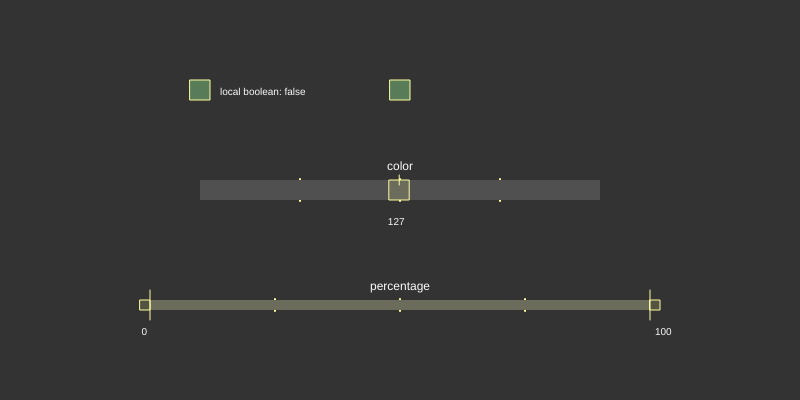
Frame 1 (no input)
Frame 60 (no input): identical to frame 1, image omitted
Frame 120 (the mouse pressed at the canvas centre since frame 60): identical to frame 1, image omitted

The p5.js sketch that drew this single still picture (run headless with seeded random() and noise() and a simulated clock; from frame 60 on, the mouse is pressed at the canvas centre):

// p5.js sketch
// ── sketch.js
/*
franklin hernandez-castro
www.skizata.com
TEC costa rica, hfg schw. gmuend
2019
 */

let mySlider;
let myDualSlider;
let myButton;
let myCTA;
let localBoolean;

function setup() {
    createCanvas(800, 400);
    myCTA = new CTA(190,80, 20, "CTA");
    myButton = new Button(390,80, 20, "selection button");
    mySlider = new Slider(200, 180, 400, 20, 0, 255, 127, "color");
    myDualSlider = new DualSlider(150, 300, 500, 10, 0,100,"percentage");
    localBoolean = false;
}

function draw() {
    background(51);

    mySlider.render();
    myButton.display();
    myCTA.display();

    myDualSlider.render(mouseX, mouseY);
    myDualSlider.overMe(mouseX, mouseY);

    text("local boolean: " + localBoolean, 220, 95);
}

function mousePressed() {
    mySlider.mouseClickMe();
}

function mouseReleased(){
    mySlider.mouseReleasedMe();
    myDualSlider.mouseReleasedMe(mouseX, mouseY);
    myButton.releasedOverMe();
    if (myCTA.releasedOverMe()) localBoolean = !localBoolean;
}

function mouseDragged() {
    mySlider.mouseDraggingMe();
    myDualSlider.mouseCheckMe(mouseX, mouseY);
}
// ── Button.js
/*
franklin hernandez-castro
www.skizata.com
TEC costa rica, hfg schw. gmuend
2019
 */

class Button {
    constructor ( _x,_y, _sZ, _tl ){
        this.myX = _x;
        this.myY = _y;
        this.mySize = _sZ;
        this.myTitle = _tl;
        this.myColor = color(155, 255, 155, 90);
        this.myOverMeColor = color(255, 255, 155, 80);
        this.myStrokeColor = color(255, 255, 155);
        this.mouseOverMe = false;
        this.selected = false;
        this.myTextSize = 12;
    }

    display () {

        fill(255,0,0);
        //ellipse (this.myX, this.myY, 5,5);

        this.mouseOverMe = mouseX > this.myX  && mouseX < this.myX + this.mySize &&
            mouseY > this.myY  && mouseY < this.myY + this.mySize ;

        fill(this.myColor);
        if (this.mouseOverMe) fill(this.myOverMeColor);

        strokeWeight(1);
        stroke(this.myStrokeColor);
        rect(this.myX, this.myY, this.mySize, this.mySize);

        if (this.mouseOverMe){
            fill(255);
            noStroke();
            textAlign(CENTER);
            textSize(this.myTextSize);
            text(this.myTitle, this.myX + this.mySize/2, this.myY + this.mySize + this.myTextSize*1.5);
        }

        if(this.selected){
            strokeWeight(1);
            noFill();
            stroke(this.myStrokeColor);
            rect(this.myX-2, this.myY-2, this.mySize + 4, this.mySize + 4);
        }
    }

    releasedOverMe () {
        if (this.mouseOverMe) this.selected = !this.selected;
    }

} // end of class
// ── CTA.js
/*
franklin hernandez-castro
www.skizata.com
TEC costa rica, hfg schw. gmuend
2019
 */

class CTA { // button Call To Action (CTA)
    constructor ( _x,_y, _sZ, _tl ){
        this.myX = _x;
        this.myY = _y;
        this.mySize = _sZ;
        this.myTitle = _tl;
        this.myColor = color(155, 255, 155, 90);
        this.myOverMeColor = color(255, 255, 155, 80);
        this.myStrokeColor = color(255, 255, 155);
        this.mouseOverMe = false;
        this.myTextSize = 12;
    }

    display () {

        fill(255,0,0);
        //ellipse (this.myX, this.myY, 5,5);

        this.mouseOverMe = mouseX > this.myX  && mouseX < this.myX + this.mySize &&
            mouseY > this.myY  && mouseY < this.myY + this.mySize ;

        fill(this.myColor);
        if (this.mouseOverMe) fill(this.myOverMeColor);

        strokeWeight(1);
        stroke(this.myStrokeColor);
        rect(this.myX, this.myY, this.mySize, this.mySize);

        if (this.mouseOverMe){
            fill(255);
            noStroke();
            textAlign(CENTER);
            textSize(this.myTextSize);
            text(this.myTitle, this.myX + this.mySize/2, this.myY + this.mySize + this.myTextSize*1.5);
        }
    }

    releasedOverMe () {
        if (this.mouseOverMe) return true;
    }

} // end of class
// ── DualSlider.js
/*
franklin hernandez-castro
www.skizata.com
TEC costa rica, hfg schw. gmuend
2019
 */


function DualSlider (_x, _y, _mW, _mH, _vMin, _vMax, _myT){
    this.myX=_x;
    this.myY=_y;

    this.myWidth = _mW;
    this.myHeight = _mH;
    this.myMin = _vMin;
    this.myMax = _vMax;
    this.myTitle = _myT;

    this.posButtonLEFT = map(this.myMin, this.myMin, this.myMax, this.myX, this.myX+this.myWidth);
    this.posButtonRIGHT = map(this.myMax, this.myMin, this.myMax, this.myX, this.myX+this.myWidth);

    this.myLEFTvalue = this.myMin;
    this.myRIGHTvalue = this.myMax;

    this.overMeLEFT  = false;
    this.overMeRIGHT = false;
    this.overMeCENTER = false;

    this.draggingLEFT = false;
    this.draggingRIGHT = false;
    this.draggingCENTER = false;


    let dif = 0;
    let difLEFT = 0;
    let difRIGHT = 0;


    this.render = function () {
        fill(255, 255, 255, 150);
        stroke(255, 255, 155);
        strokeWeight(2);
        let primerCuarto = this.myWidth * 0.25;
        let mitad = this.myWidth * 0.5;
        let tercerCuarto = this.myWidth * 0.75;
        line(this.myX + primerCuarto, this.myY - 1, this.myX + primerCuarto, this.myY + this.myHeight + 1);
        line(this.myX + mitad, this.myY - 1, this.myX + mitad, this.myY + this.myHeight + 1);
        line(this.myX + tercerCuarto, this.myY - 1, this.myX + tercerCuarto, this.myY + this.myHeight + 1);

        noStroke();
        fill(80, 80, 80);
        rect(this.myX, this.myY, this.myWidth, this.myHeight);

        // botón izquierdo
        fill(255, 255, 155, 40);
        if (this.overMeLEFT) fill(255, 255, 155, 90);

        strokeWeight(1);
        stroke(255, 255, 155);
        rect(this.posButtonLEFT - this.myHeight, this.myY, this.myHeight, this.myHeight);
        line(this.posButtonLEFT, this.myY - 10, this.posButtonLEFT, this.myY + this.myHeight + 10);

        // botón derecho
        fill(255, 255, 155, 40);
        if (this.overMeRIGHT) fill(255, 255, 155, 90);

        strokeWeight(1);
        rect(this.posButtonRIGHT, this.myY,  this.myHeight, this.myHeight);
        line(this.posButtonRIGHT, this.myY - 10, this.posButtonRIGHT, this.myY + this.myHeight + 10);

        // boton central
        fill(255, 255, 155, 40);
        noStroke();
        if (this.overMeCENTER) fill(255, 255, 155, 90);
        let anchoRec = this.posButtonRIGHT - this.posButtonLEFT;
        rect(this.posButtonLEFT, this.myY, anchoRec, this.myHeight);


        // líneas de los límites
        strokeWeight(2);
        fill(255, 255, 255, 150);
        line(this.myX, this.myY - 1, this.myX, this.myY + this.myHeight + 1);
        line(this.myX + this.myWidth, this.myY - 1, this.myX + this.myWidth, this.myY + this.myHeight + 1);

        // texto tiutlo
        textSize(12);
        fill(250, 250, 250);
        textAlign(CENTER);
        text(this.myTitle, this.myX + (this.myWidth / 2), this.myY - 10);

        //texto valores
        textSize(10);
        textAlign(RIGHT);
        text(this.myLEFTvalue.toFixed(0), this.posButtonLEFT-3, this.myY + this.myHeight + 25);
        textAlign(LEFT);
        text(this.myRIGHTvalue.toFixed(0), this.posButtonRIGHT+5, this.myY + this.myHeight + 25);

    };


    this.overMe = function (checkX, checkY) {
        // left button
        this.overMeLEFT = (checkY > this.myY && checkY < this.myY + this.myHeight &&
            checkX > this.posButtonLEFT - this.myHeight && checkX < this.posButtonLEFT);
        // right button
        this.overMeRIGHT = (checkY > this.myY && checkY < this.myY + this.myHeight &&
            checkX > this.posButtonRIGHT && checkX < this.posButtonRIGHT + this.myHeight);
        // center button
        this.overMeCENTER = (checkY > this.myY && checkY < this.myY + this.myHeight &&
            checkX > this.posButtonLEFT && checkX < this.posButtonRIGHT);

    }; // end of this.overMe



    this.mouseCheckMe = function (checkX, checkY){
        /*
        la lógica de un slider está en que se debe separar el dragging true de la ejecucion
        asi que se declara true y esto se queda asi hasta que no se haga mouse released
         */
        // LEFT BUTTON ----------------------------------------------------------------
        if (checkY > this.myY && checkY < this.myY + this.myHeight &&
            checkX > this.posButtonLEFT - this.myHeight && checkX < this.posButtonLEFT) {
            this.draggingLEFT = true;
            dif = this.posButtonLEFT - checkX;
        }
        if(this.draggingLEFT){
            if (checkX > this.myX - this.myWidth && checkX < this.posButtonRIGHT){
                if (checkX > this.myX) this.posButtonLEFT = checkX + dif;
                else this.posButtonLEFT = this.myX;
                this.myLEFTvalue = map(this.posButtonLEFT, this.myX, this.myX + this.myWidth, this.myMin, this.myMax);
            }
        }


        // RIGHT BUTTON ----------------------------------------------------------------
        if (checkY > this.myY && checkY < this.myY + this.myHeight &&
            checkX > this.posButtonRIGHT && checkX < this.posButtonRIGHT + this.myHeight) {
            this.draggingRIGHT = true;
            dif = this.posButtonRIGHT - checkX;
        }
        if(this.draggingRIGHT){
            if (checkX > this.myX && checkX < this.myX+this.myWidth+this.myHeight){
                if (checkX < this.myX + this.myWidth) this.posButtonRIGHT = checkX + dif;
                else this.posButtonRIGHT = this.myX+this.myWidth;
                this.myRIGHTvalue = map(this.posButtonRIGHT, this.myX, this.myX + this.myWidth, this.myMin, this.myMax);
            }
        }


        // CENTER BUTTON ----------------------------------------------------------------
        if (checkY > this.myY && checkY < this.myY + this.myHeight &&
            checkX > this.posButtonLEFT && checkX < this.posButtonRIGHT &&
            !this.draggingCENTER) {
            this.draggingCENTER = true;
            difRIGHT = this.posButtonRIGHT - checkX;
            difLEFT = this.posButtonLEFT - checkX;
            //console.log("this.draggingCENTER = true" );
        }


        if(this.draggingCENTER){
            if (this.posButtonLEFT >= this.myX){
                this.posButtonLEFT = checkX + difLEFT;
                this.myLEFTvalue = map(this.posButtonLEFT, this.myX, this.myX + this.myWidth, this.myMin, this.myMax);
            }
            if (this.posButtonRIGHT <= this.myX + this.myWidth){
                this.posButtonRIGHT = checkX + difRIGHT;
                this.myRIGHTvalue = map(this.posButtonRIGHT, this.myX, this.myX + this.myWidth, this.myMin, this.myMax);
            }
            if (this.posButtonLEFT < this.myX) {
                this.posButtonLEFT = this.myX;
                this.myLEFTvalue = this.myMin;
            }
            if (this.posButtonRIGHT > this.myX + this.myWidth) {
                this.posButtonRIGHT = this.myX + this.myWidth;
                this.myRIGHTvalue = this.myMax;
            }
        }


    };


    this.mouseReleasedMe = function (){
        this.draggingLEFT = false;
        this.draggingRIGHT = false;
        this.draggingCENTER = false;
        dif = 0;
        difLEFT = 0;
        difRIGHT = 0;
    };

} // end of class

// ── Slider.js
/*
franklin hernandez-castro
www.skizata.com
TEC costa rica, hfg schw. gmuend
2019
 */


function Slider (_x, _y, _mW, _mH, _vMin, _vMax, _vIn, _myT){
    this.myX =_x;
    this.myY =_y;

    this.myWidth = _mW;
    this.myHeight = _mH;
    this.myMin = _vMin;
    this.myMax = _vMax;
    this.myInitial = _vIn;
    this.myTitle = _myT;
    this.myTextSize = 12;

    this.posButtonX = map(this.myInitial, this.myMin, this.myMax, this.myX, this.myX+this.myWidth);
    this.myValue = _vIn;

    this.mouseOverMe  = false;
    this.draggingMe = false;
    let dif = 0;


    this.render = function () {
        this.mouseOverMe = (mouseY > this.myY && mouseY < this.myY + this.myHeight &&
            mouseX > this.posButtonX - this.myHeight/2 && mouseX < this.posButtonX + this.myHeight/2);

        fill(255, 255, 255, 150);
        stroke(255, 255, 155);
        strokeWeight(2);
        let primerCuarto = this.myWidth * 0.25;
        let mitad = this.myWidth * 0.5;
        let tercerCuarto = this.myWidth * 0.75;
        line(this.myX + primerCuarto, this.myY - 1, this.myX + primerCuarto, this.myY + this.myHeight + 1);
        line(this.myX + mitad, this.myY - 1, this.myX + mitad, this.myY + this.myHeight + 1);
        line(this.myX + tercerCuarto, this.myY - 1, this.myX + tercerCuarto, this.myY + this.myHeight + 1);

        noStroke();
        fill(80, 80, 80);
        rect(this.myX, this.myY, this.myWidth, this.myHeight);

        // button
        fill(255, 255, 155, 40);
        if (this.mouseOverMe) fill(255, 255, 155, 90);
        strokeWeight(1);
        stroke(255, 255, 155);
        rect(this.posButtonX - this.myHeight/2, this.myY, this.myHeight, this.myHeight);
        line(this.posButtonX, this.myY-5, this.posButtonX, this.myY+5);

        // title text
        noStroke();
        textSize(this.myTextSize);
        fill(250, 250, 250);
        textAlign(CENTER);
        text(this.myTitle, this.myX + (this.myWidth / 2), this.myY - 10);
        //value text
        textSize(this.myTextSize-2);
        textAlign(CENTER);
        text(this.myValue.toFixed(0), this.posButtonX-3, this.myY + this.myHeight + 25);
    };

    this.mouseClickMe= function (){
        if (this.mouseOverMe) {
            this.draggingMe = true;
            dif = this.posButtonX - mouseX;
        }
    };

    this.mouseDraggingMe = function (){
        if(this.draggingMe){
            if (this.mouseOverMe){
                if (mouseX > this.myX && mouseX < this.myX + this.myWidth )
                this.posButtonX = mouseX + dif;
                if (this.posButtonX < this.myX ) this.posButtonX = this.myX;
                if (this.posButtonX > this.myX  + this.myWidth ) this.posButtonX = this.myX  + this.myWidth;
                this.myValue = map(this.posButtonX, this.myX, this.myX + this.myWidth, this.myMin, this.myMax);
            }
        }
    };


    this.mouseReleasedMe = function (){
        this.draggingMe = false;
        dif = 0;
    };

} // end of class
